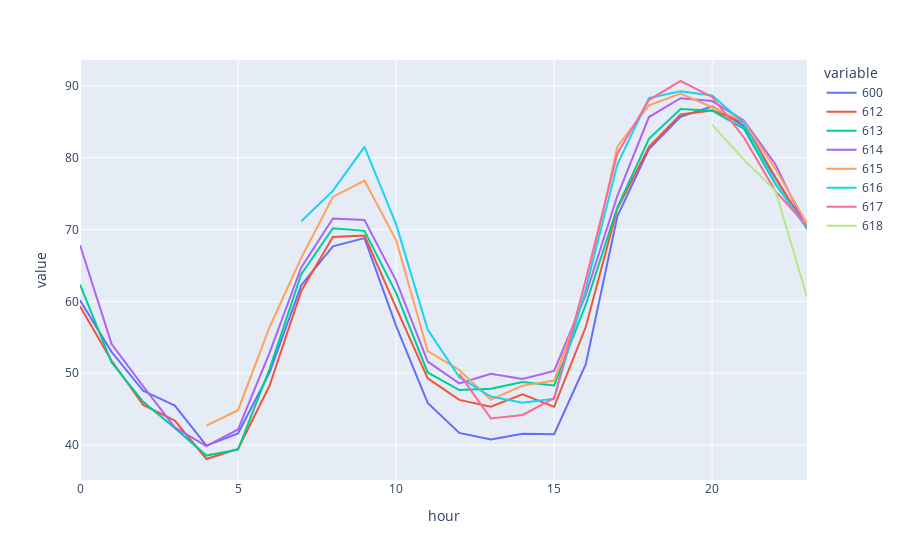

Notebook source saved alongside this figure:
### Code cell
df.plot.line()

### Figure 1 — Plotly figure (JSON) as saved in the notebook; plotly's stock layout.template omitted (floating-point values rounded to 4 significant figures)
{"data": [{"hovertemplate": "variable=600<br>hour=%{x}<br>value=%{y}<extra></extra>", "legendgroup": "600", "line": {"color": "#636efa", "dash": "solid"}, "marker": {"symbol": "circle"}, "mode": "lines", "name": "600", "orientation": "v", "showlegend": true, "type": "scatter", "x": [0, 1, 2, 3, 4, 5, 6, 7, 8, 9, 10, 11, 12, 13, 14, 15, 16, 17, 18, 19, 20, 21, 22, 23], "xaxis": "x", "y": [60.14, 52.95, 47.55, 45.49, 39.93, 41.62, 50.1, 62.24, 67.65, 68.79, 56.58, 45.87, 41.7, 40.78, 41.57, 41.53, 51.22, 71.83, 81.19, 85.65, 87.13, 84.38, 77.16, 70.13], "yaxis": "y"}, {"hovertemplate": "variable=612<br>hour=%{x}<br>value=%{y}<extra></extra>", "legendgroup": "612", "line": {"color": "#EF553B", "dash": "solid"}, "marker": {"symbol": "circle"}, "mode": "lines", "name": "612", "orientation": "v", "showlegend": true, "type": "scatter", "x": [0, 1, 2, 3, 4, 5, 6, 7, 8, 9, 10, 11, 12, 13, 14, 15, 16, 17, 18, 19, 20, 21, 22, 23], "xaxis": "x", "y": [59.31, 51.72, 45.6, 43.41, 38.07, 39.48, 48.29, 61.44, 68.95, 69.16, 59.13, 49.27, 46.29, 45.35, 47.06, 45.32, 56.43, 72.86, 81.48, 85.99, 86.56, 84.84, 77.25, 70.11], "yaxis": "y"}, {"hovertemplate": "variable=613<br>hour=%{x}<br>value=%{y}<extra></extra>", "legendgroup": "613", "line": {"color": "#00cc96", "dash": "solid"}, "marker": {"symbol": "circle"}, "mode": "lines", "name": "613", "orientation": "v", "showlegend": true, "type": "scatter", "x": [0, 1, 2, 3, 4, 5, 6, 7, 8, 9, 10, 11, 12, 13, 14, 15, 16, 17, 18, 19, 20, 21, 22, 23], "xaxis": "x", "y": [62.34, 51.5, 46.03, 42.37, 38.54, 39.37, 50.61, 63.78, 70.16, 69.81, 61.17, 50.11, 47.66, 47.84, 48.77, 48.29, 59.52, 73.09, 82.61, 86.76, 86.52, 84.03, 76.31, 70.26], "yaxis": "y"}, {"hovertemplate": "variable=614<br>hour=%{x}<br>value=%{y}<extra></extra>", "legendgroup": "614", "line": {"color": "#ab63fa", "dash": "solid"}, "marker": {"symbol": "circle"}, "mode": "lines", "name": "614", "orientation": "v", "showlegend": true, "type": "scatter", "x": [0, 1, 2, 3, 4, 5, 6, 7, 8, 9, 10, 11, 12, 13, 14, 15, 16, 17, 18, 19, 20, 21, 22, 23], "xaxis": "x", "y": [67.83, 54.06, 48.17, 42.46, 39.85, 42.18, 52.85, 64.72, 71.52, 71.32, 62.89, 51.61, 48.58, 49.91, 49.2, 50.32, 60.88, 74.68, 85.63, 88.26, 87.86, 85.17, 79.08, 70.01], "yaxis": "y"}, {"hovertemplate": "variable=615<br>hour=%{x}<br>value=%{y}<extra></extra>", "legendgroup": "615", "line": {"color": "#FFA15A", "dash": "solid"}, "marker": {"symbol": "circle"}, "mode": "lines", "name": "615", "orientation": "v", "showlegend": true, "type": "scatter", "x": [0, 1, 2, 3, 4, 5, 6, 7, 8, 9, 10, 11, 12, 13, 14, 15, 16, 17, 18, 19, 20, 21, 22, 23], "xaxis": "x", "y": [null, null, null, null, 42.72, 44.86, 56.43, 66.03, 74.52, 76.81, 68.52, 53.08, 50.45, 46.31, 48.27, 48.98, 61.52, 81.51, 87.27, 88.88, 87.0, 84.99, 78.42, 70.85], "yaxis": "y"}, {"hovertemplate": "variable=616<br>hour=%{x}<br>value=%{y}<extra></extra>", "legendgroup": "616", "line": {"color": "#19d3f3", "dash": "solid"}, "marker": {"symbol": "circle"}, "mode": "lines", "name": "616", "orientation": "v", "showlegend": true, "type": "scatter", "x": [0, 1, 2, 3, 4, 5, 6, 7, 8, 9, 10, 11, 12, 13, 14, 15, 16, 17, 18, 19, 20, 21, 22, 23], "xaxis": "x", "y": [null, null, null, null, null, null, null, 71.15, 75.36, 81.48, 70.73, 56.06, 49.45, 46.76, 45.9, 46.45, 61.69, 79.02, 88.28, 89.21, 88.63, 84.79, 76.47, 70.08], "yaxis": "y"}, {"hovertemplate": "variable=617<br>hour=%{x}<br>value=%{y}<extra></extra>", "legendgroup": "617", "line": {"color": "#FF6692", "dash": "solid"}, "marker": {"symbol": "circle"}, "mode": "lines", "name": "617", "orientation": "v", "showlegend": true, "type": "scatter", "x": [0, 1, 2, 3, 4, 5, 6, 7, 8, 9, 10, 11, 12, 13, 14, 15, 16, 17, 18, 19, 20, 21, 22, 23], "xaxis": "x", "y": [null, null, null, null, null, null, null, null, null, null, null, null, 49.91, 43.7, 44.19, 46.53, 63.0, 80.56, 87.99, 90.65, 88.43, 82.83, 75.34, 70.52], "yaxis": "y"}, {"hovertemplate": "variable=618<br>hour=%{x}<br>value=%{y}<extra></extra>", "legendgroup": "618", "line": {"color": "#B6E880", "dash": "solid"}, "marker": {"symbol": "circle"}, "mode": "lines", "name": "618", "orientation": "v", "showlegend": true, "type": "scatter", "x": [0, 1, 2, 3, 4, 5, 6, 7, 8, 9, 10, 11, 12, 13, 14, 15, 16, 17, 18, 19, 20, 21, 22, 23], "xaxis": "x", "y": [null, null, null, null, null, null, null, null, null, null, null, null, null, null, null, null, null, null, null, null, 84.53, 79.71, 75.42, 60.65], "yaxis": "y"}], "layout": {"legend": {"title": {"text": "variable"}, "tracegroupgap": 0}, "margin": {"t": 60}, "xaxis": {"anchor": "y", "domain": [0, 1], "title": {"text": "hour"}}, "yaxis": {"anchor": "x", "domain": [0, 1], "title": {"text": "value"}}}}
